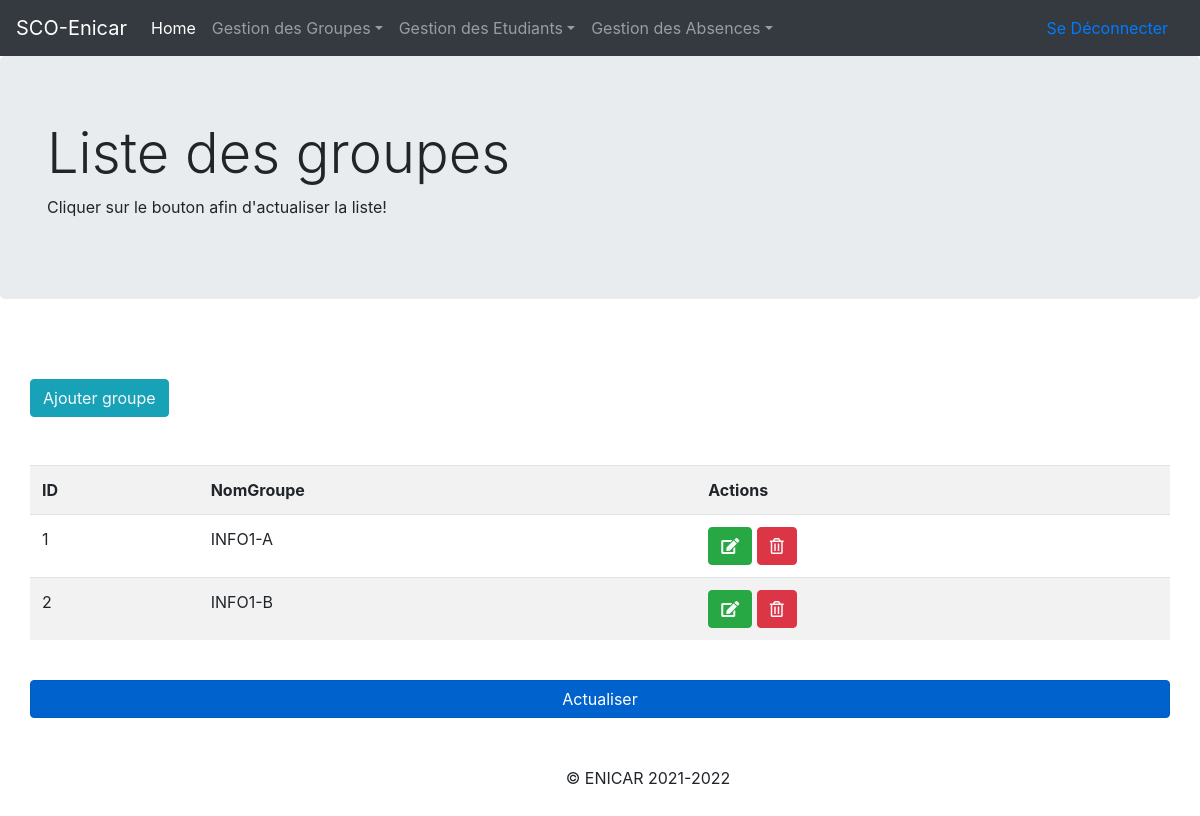
Screenshot of /affichergroupe.php (signed in) with the database file from the repository.
### tables this page shows
CREATE TABLE `groupe` (
  `id` int(11) NOT NULL,
  `nomGroupe` varchar(100) NOT NULL
);

### affichergroupe.php (the view, shortened to what this page needs)
<?php
      include("./auth-php-mysql/connexion.php");
?>
<!DOCTYPE html>
<html lang="en">
<head>
<link href="./assets/dist/css/bootstrap.min.css" rel="stylesheet">
    <link href="./assets/jumbotron.css" rel="stylesheet">
    <link rel="stylesheet" href="https://use.fontawesome.com/releases/v5.7.0/css/all.css">
</head>
<body>
    <nav class="navbar navbar-expand-md navbar-dark fixed-top bg-dark">
        <a class="navbar-brand" href="#">SCO-Enicar</a>
        <div class="collapse navbar-collapse" id="navbarsExampleDefault">
          <ul class="navbar-nav mr-auto">
            <li class="nav-item active">
              <a class="nav-link" href="index.php">Home <span class="sr-only">(current)</span></a>
            </li>
            <li class="nav-item dropdown">
              <a class="nav-link dropdown-toggle" href="index.php" id="dropdown01" data-toggle="dropdown" aria-expanded="false">Gestion des Groupes</a>
            </li>
            <li class="nav-item dropdown">
              <a class="nav-link dropdown-toggle" href="#" id="dropdown01" data-toggle="dropdown" aria-expanded="false">Gestion des Etudiants</a>
            </li>
            <li class="nav-item dropdown">
              <a class="nav-link dropdown-toggle" href="#" id="dropdown01" data-toggle="dropdown" aria-expanded="false">Gestion des Absences</a>
            </li>
          </ul>
          <form class="form-inline my-2 my-lg-0">
          <a class="nav-link" href="./auth-php-mysql/deconnexion.php">Se Déconnecter <span class="sr-only">(current)</span></a>
          </form>
        </div>
      </nav>
<main role="main">
        <div class="jumbotron">
            <div class="container">
              <h1 class="display-4">Liste des groupes</h1>
              <p>Cliquer sur le bouton afin d'actualiser la liste!</p>
            </div>
          </div>
<div class="container">
<div class="row">
<div class="table-responsive">
 <table class="table table-striped table-hover">
  <button type="button" class="btn btn-info my-5"><a href="ajoutergroupe.php" class="text-light"> Ajouter groupe </a></button>
     <tr>
         <th>
            ID
         </th>
         <th>
             NomGroupe
         </th>
         <th>
             Actions
         </th>
     </tr>
     <?php
     $req="SELECT * FROM groupe";
    $reponse = $pdo->query($req);
    if($reponse->rowCount()>0) {
    while ($row = $reponse ->fetch(PDO::FETCH_ASSOC)) {
            $groupe = array();
           echo' <tr>
            <td>'
                .$groupe["id"] = $row["id"].'
            </td>
            <td>'
            .$groupe["nomGroupe"] = $row["nomGroupe"].'
            </td>
           <td>
           <button type="button" class="btn btn-success"><a href="updategroupe.php ? updateid='.$row["id"].'" class="text-light"><i class="fas fa-edit"></i></a></button>
           <button type="button" class="btn btn-danger"><a href="deletegroupe.php ? deleteid='.$row["id"].'" class="text-light"><i class="far fa-trash-alt"></i></a></button>
           </td>
           </tr>';
    }
    }
      ?>
 </table>
 <br>
 </div>
 <button  type="button" class="btn btn-primary btn-block active">Actualiser</button>
</div>
</div>
</main>
<div class="container">
<footer class="container text-center m-5">
    <p>&copy; ENICAR 2021-2022</p>
  </footer>
  </div>
</body>
</html>

### rows the page displays
groupe: id "1", nomGroupe "INFO1-A"
groupe: id "2", nomGroupe "INFO1-B"
